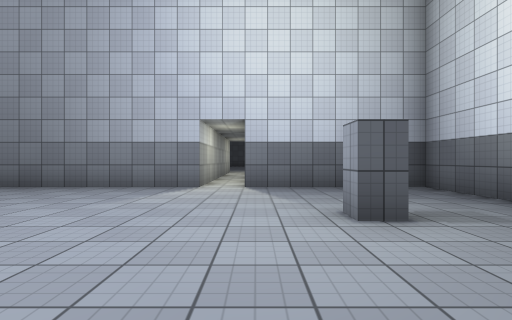
view 1 (above)

24 first-person views from a walk through a 3-D level made in the Unity game engine. The camera is 1.2 m above the floor, looks level and sees 80° across. The floor is counted in squares, 2 m on a side. Each view is taken from the middle of a square. On the plan, view 1 faces up. The plan holds only what a view shows up to about 9 squares ahead; the rest is blank. The place goes on beyond the plan. The player is left out. Surface patterns are stand-ins for the level's own textures.

view 2
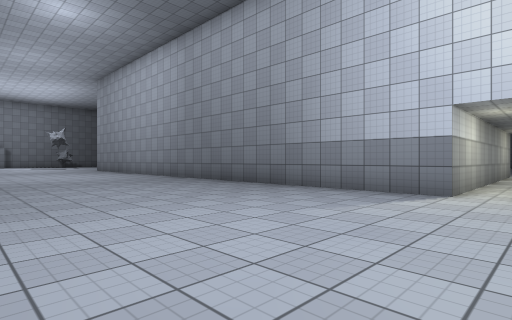

view 3
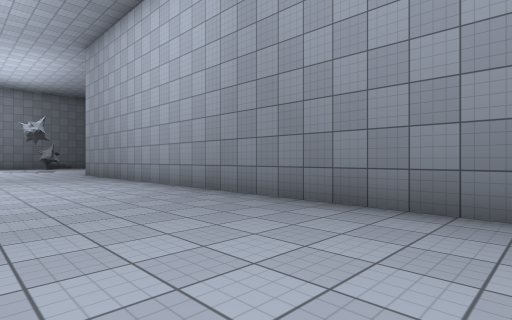

view 4
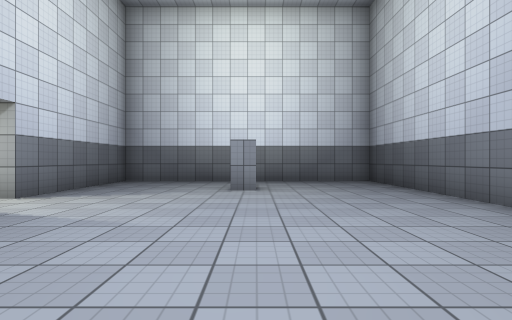

view 5
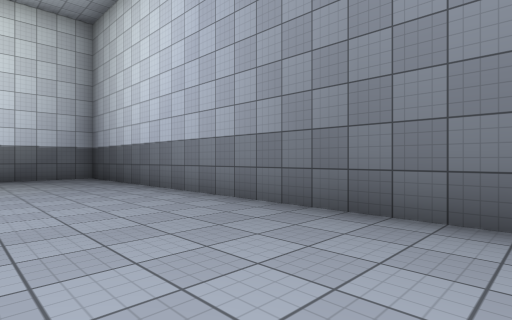

view 6
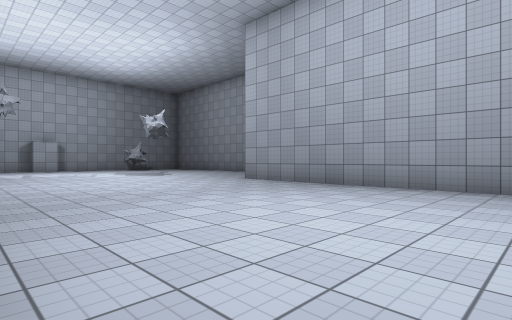

view 7
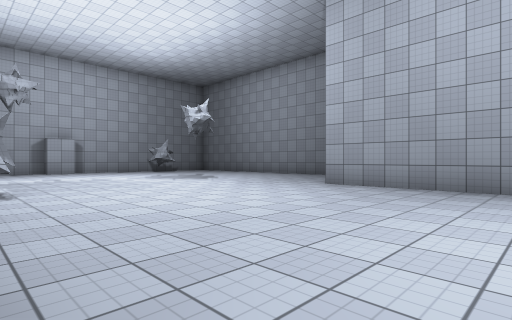

view 8
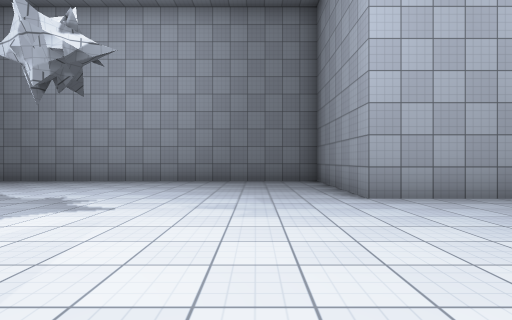

view 9
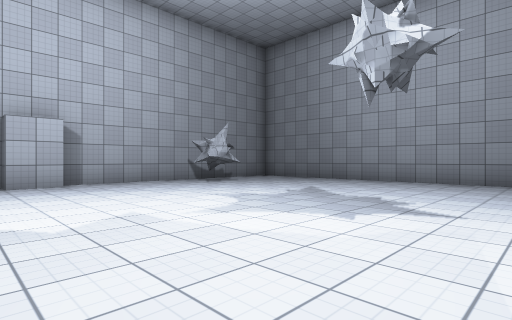

view 10
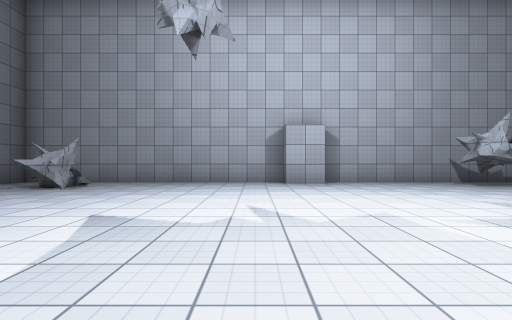

view 11
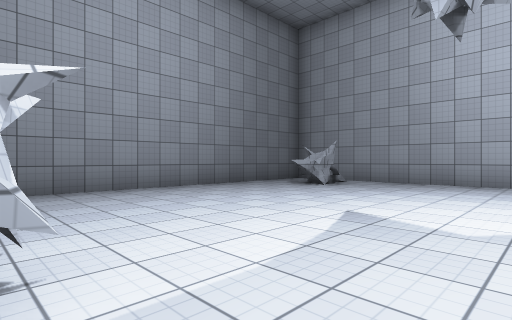

view 12
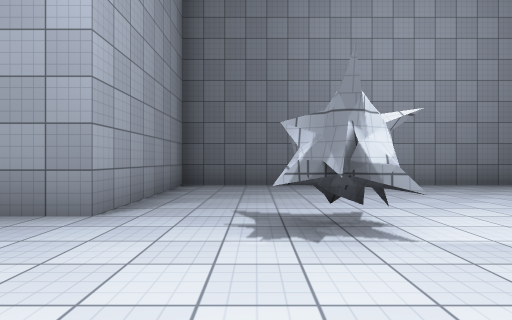

view 13
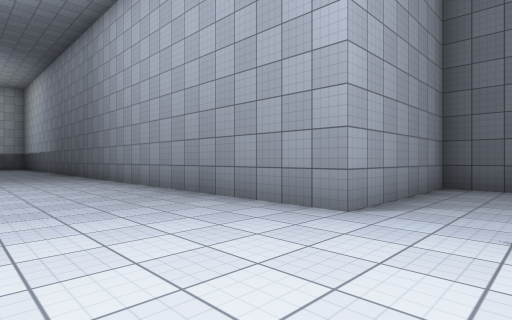

view 14
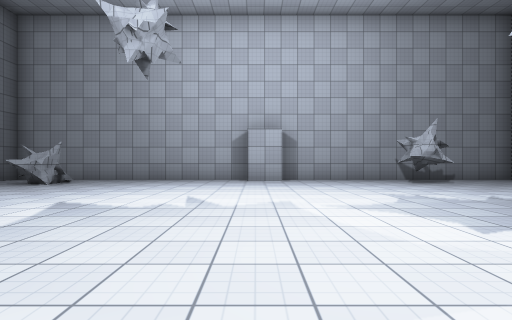

view 15
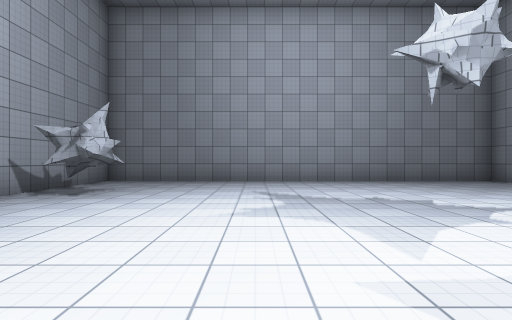

view 16
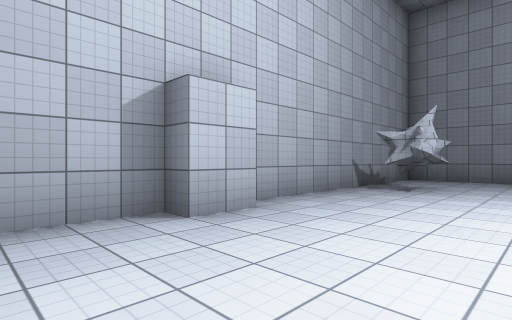

view 17
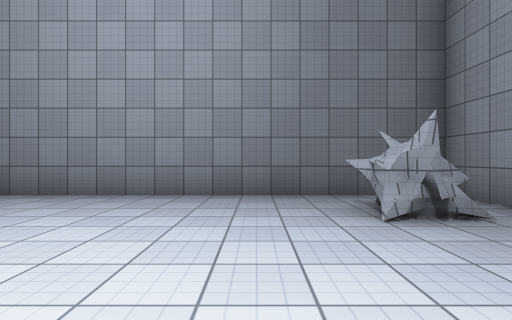

view 18
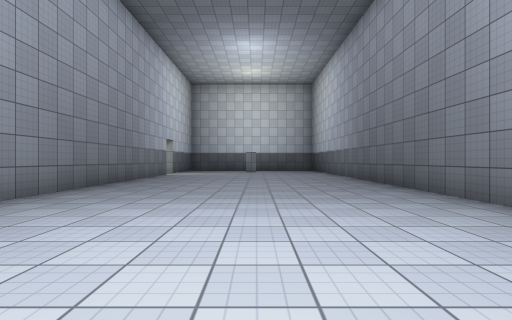

view 19
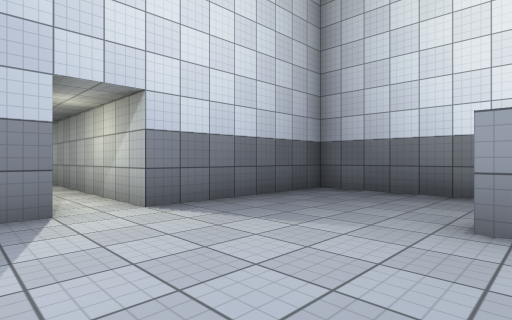

view 20
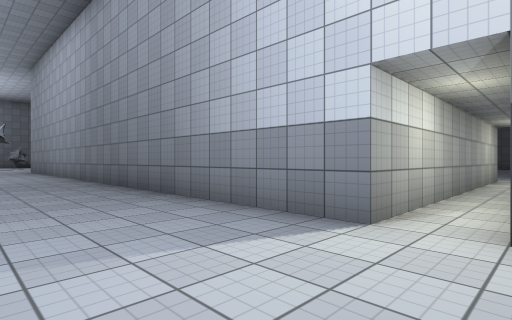

view 21
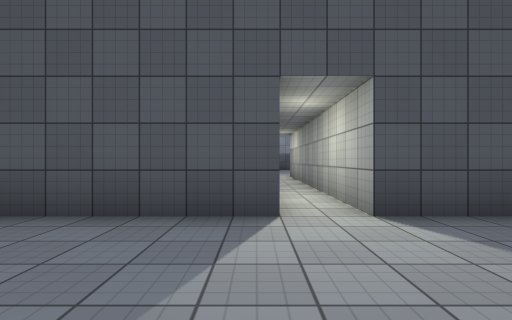

view 22
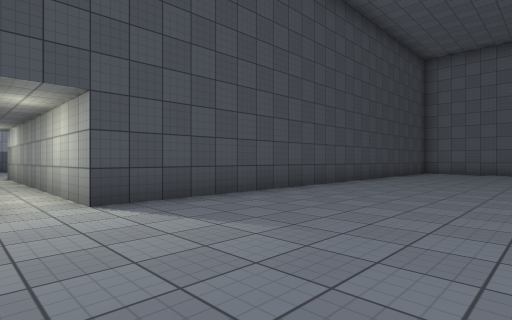

view 23
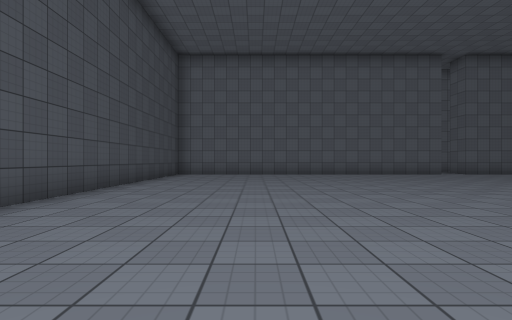

view 24
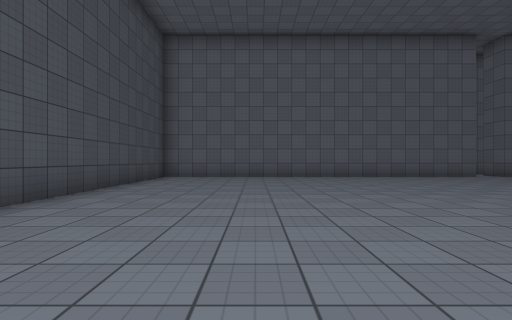

### Floor plan
Key: @ floor where view 1 was taken; # wall or solid block; . floor.
Columns run from 30 left of view 1 to 4 right of it. Each row starts with its distance up from view 1.
 25                  ....
 24                  .....
 23                  ......
 22                  ........
 21                  .........
 20                  ..........
 19                  ..............
 18                  ..............
 17                  ...............
 16                  ................
 15                  .................
 14                  ############.####
 13                             #.#
 12                             #.#
 11 #############               #.#
 10 #...........#               #.#
  9 #...........#               #.#
  8 #...........#               #.#
  7 #.#.........#################.#####
  6 #.................................#
  5 #.................................#
  4 #.................................#
  3 ##.............................#..#
  2 #.................................#
  1 #.................................#
  0 #........#....................@...#
 -1 #...........#######################
 -2 #.##........#
 -3 #.##........#
 -4 #...........#
 -5 #############

Positions as (right, up) in squares from view 1, and headings:
1: (0, 0), facing up
2: (0, 1), facing up-left
3: (-5, 3), facing up-left
4: (-5, 3), facing right
5: (-7, 3), facing down-right
6: (-11, 0), facing up-left
7: (-14, 0), facing up-left
8: (-20, 2), facing up
9: (-21, 2), facing up-left
10: (-21, 2), facing left
11: (-21, 2), facing down-left
12: (-20, 3), facing down
13: (-20, 3), facing down-right
14: (-20, 3), facing left
15: (-25, 2), facing up
16: (-26, 1), facing up-left
17: (-26, 1), facing down
18: (-14, 3), facing right
19: (-2, 3), facing up-right
20: (0, 4), facing up-left
21: (0, 18), facing down
22: (0, 19), facing down-left
23: (-2, 18), facing left
24: (-4, 18), facing left
